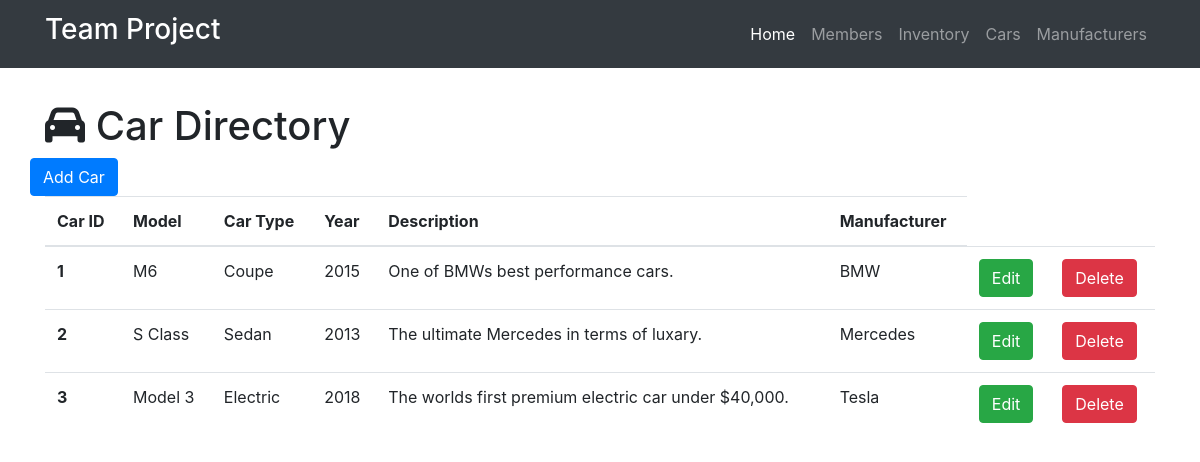
/cars, run on the app's committed database.
### project.py (models this page shows)
class Car(db.Model):
    __tablename__ = 'cars'
    id = db.Column(db.Integer, primary_key=True)
    model = db.Column(db.Integer)
    cartype = db.Column(db.String(256))
    year = db.Column(db.Integer)
    description = db.Column(db.Text)
    manufacturer_id = db.Column(db.Integer, db.ForeignKey('manufacturers.id'))

class Manufacturer(db.Model):
    __tablename__ = 'manufacturers'
    id = db.Column(db.Integer, primary_key=True)
    name = db.Column(db.String(64))
    country = db.Column(db.Text)
    cars = db.relationship('Car', backref='manufacturer', cascade="delete")

### project.py (the view)
@app.route('/cars')
def show_all_cars():
    cars = Car.query.all()
    return render_template('car-all.html', cars=cars)

### templates/car-all.html (shortened to what this page needs)
{% extends "home-base.html" %}
{% block head%}
  {{super()}}
{% endblock %}
{% block page_content %}
<div class="container">
   <h1 class="mt-5"><i class="fa fa-car" aria-hidden="true"></i> Car Directory</h1>
   <div class="row bottom-margin">
     <a href="/car/add" class="btn btn-primary" role="button" aria-disabeled="true">Add Car</a>
   </div>
{% if cars %}
<table class="table">
  <thead>
    <tr>
      <th>Car ID</th>
      <th>Model</th>
      <th>Car Type</th>
      <th>Year</th>
      <th>Description</th>
      <th>Manufacturer</th>
    </tr>
  </thead>
  <tbody>
  {% for car in cars %}
  <tr>
    <th scope="row">{{car.id}}</th>
        <td>{{car.model}}</td>
        <td>{{car.cartype}}</td>
        <td>{{car.year}}</td>
        <td>{{car.description}}</td>
        <td>{{car.manufacturer.name}}</td>
        <td>
          <a href="/car/edit/{{car.id}}" class ="btn btn-success" role="button" aria-disabled="true"> Edit</a>
        </td>
        <td>
         <a href="/car/delete/{{car.id}}" class ="btn btn-danger" role="button" aria-disabled="true"> Delete</a>
       </td>
  </tr>
   {% endfor %}
 </tbody>
</table>
{% else %}
<h3>There are no cars in the directory yet.</h3>
{% endif %}
</div>
{% endblock %}

### templates/home-base.html (shortened to what this page needs)
<!DOCTYPE html>
<html>
  <head>
    {% block head %}
    <link rel="stylesheet" href="https://maxcdn.bootstrapcdn.com/bootstrap/4.0.0-beta.2/css/bootstrap.min.css">
    {% endblock %}
  </head>
  <body>
  <nav class="navbar navbar-expand-lg navbar-dark bg-dark fixed-top">
    <div class="container">
      <a class="navbar-brand" href="/">
         <h3>Team Project</h3>
       </a>
      <div class="collapse navbar-collapse" id="navbarResponsive">
        <ul class="navbar-nav ml-auto">
          <li class="nav-item active">
            <a class="nav-link" href="/">Home
             </a>
          </li>
          <li class="nav-item">
            <a class="nav-link" href="/members">Members</a>
          </li>
          <li class="nav-item">
            <a class="nav-link" href="/inventory">Inventory</a>
          </li>
          <li class="nav-item">
            <a class="nav-link" href="/cars">Cars</a>
          </li>
          <li class="nav-item">
            <a class="nav-link" href="/manufacturers">Manufacturers</a>
          </li>
        </ul>
      </div>
    </div>
  </nav>
  {% block page_content %}
  {% endblock %}
</body>
</html>

### templates/car-all.html (style rules this page uses)
body { padding-top: 54px; }

### data on the page
Car: id "1", model "M6", cartype "Coupe", year "2015", description "One of BMWs best performance cars.", manufacturer.name "BMW"
Car: id "2", model "S Class", cartype "Sedan", year "2013", description "The ultimate Mercedes in terms of luxary.", manufacturer.name "Mercedes"
Car: id "3", model "Model 3", cartype "Electric", year "2018", description "The worlds first premium electric car under $40,000.", manufacturer.name "Tesla"
